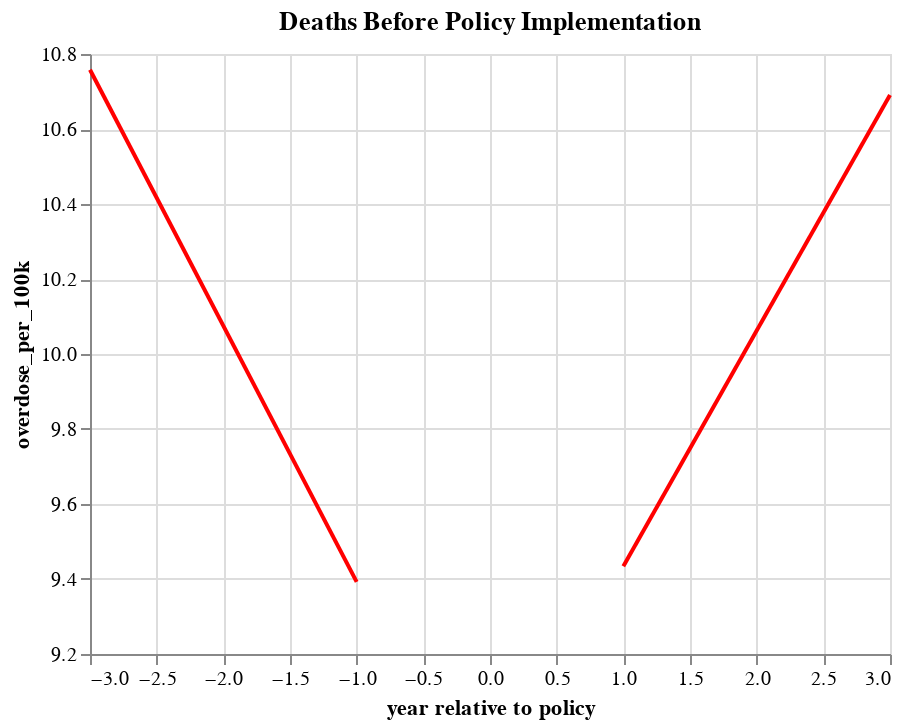

The cell this chart's notebook holds for it:
### Code cell
# test the function
# may remove title parameters later - not really necessary as we aren't plotting this part in our final analysis
# however, if we can't add a title to our fit/regression line charts, we may need to add them here
base_before, base_after = get_charts(b4 = wa_b4_preds, after = wa_after_preds, title_b4 = "Deaths Before Policy Implementation", title_after="Deaths After Policy Implementation", color="red")
base_before + base_after

### Figure 1 — Vega-Lite specification as saved in the notebook (floating-point values rounded to 4 significant figures)
{"config": {"view": {"continuousWidth": 400, "continuousHeight": 300}}, "layer": [{"data": {"name": "data-8ddcdb4b7f76ddcc91e85c63db0279ed"}, "mark": "line", "encoding": {"color": {"value": "red"}, "x": {"field": "year relative to policy", "scale": {"zero": false}, "type": "quantitative"}, "y": {"field": "overdose_per_100k", "scale": {"zero": false}, "type": "quantitative"}}, "title": "Deaths Before Policy Implementation", "transform": [{"on": "year relative to policy", "regression": "overdose_per_100k"}]}, {"data": {"name": "data-2eb905f7a8e007b53865ef009fed619f"}, "mark": "line", "encoding": {"color": {"value": "red"}, "x": {"field": "year relative to policy", "scale": {"zero": false}, "type": "quantitative"}, "y": {"field": "overdose_per_100k", "scale": {"zero": false}, "type": "quantitative"}}, "title": "Deaths After Policy Implementation", "transform": [{"on": "year relative to policy", "regression": "overdose_per_100k"}]}], "$schema": "https://vega.github.io/schema/vega-lite/v4.17.0.json", "datasets": {"data-8ddcdb4b7f76ddcc91e85c63db0279ed": [{"overdose_per_100k": 10.76, "ci_low": -9.98, "ci_high": 31.5, "Year": 2009.0, "year relative to policy": -3}, {"overdose_per_100k": 10.08, "ci_low": -3.041, "ci_high": 23.19, "Year": 2010.0, "year relative to policy": -2}, {"overdose_per_100k": 9.392, "ci_low": -11.35, "ci_high": 30.13, "Year": 2011.0, "year relative to policy": -1}], "data-2eb905f7a8e007b53865ef009fed619f": [{"overdose_per_100k": 9.434, "ci_low": 7.85, "ci_high": 11.02, "Year": 2013.0, "year relative to policy": 1}, {"overdose_per_100k": 10.06, "ci_low": 9.06, "ci_high": 11.06, "Year": 2014.0, "year relative to policy": 2}, {"overdose_per_100k": 10.69, "ci_low": 9.106, "ci_high": 12.28, "Year": 2015.0, "year relative to policy": 3}]}}
